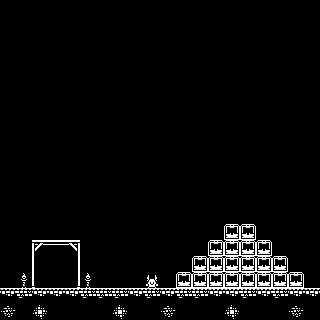

This game map was drawn from its Tiled (.tmx) file and the tilesets committed beside it. A one-line description and the full map source follow:
An orthogonal 20x20 tile map with 16x16 px tiles, 1 tile layer (Tile Layer 1).

<map version="1.10" tiledversion="1.11.0" orientation="orthogonal" renderorder="right-down" width="20" height="20" tilewidth="16" tileheight="16" infinite="0" nextlayerid="2" nextobjectid="1">
 <tileset firstgid="1" name="monochrome_tilemap_transparent_packed" tilewidth="16" tileheight="16" tilecount="400" columns="20">
  <image source="monochrome_tilemap_transparent_packed.png" width="320" height="320" />
 </tileset>
 <layer id="1" name="Tile Layer 1" width="20" height="20">
  <data encoding="csv">
0,0,0,0,0,0,0,0,0,0,0,0,0,0,0,0,0,0,0,0,
0,0,0,0,0,0,0,0,0,0,0,0,0,0,0,0,0,0,0,0,
0,0,0,0,0,0,0,0,0,0,0,0,0,0,0,0,0,0,0,0,
0,0,0,0,0,0,0,0,0,0,0,0,0,0,0,0,0,0,0,0,
0,0,0,0,0,0,0,0,0,0,0,0,0,0,0,0,0,0,0,0,
0,0,0,0,0,0,0,0,0,0,0,0,0,0,0,0,0,0,0,0,
0,0,0,0,0,0,0,0,0,0,0,0,0,0,0,0,0,0,0,0,
0,0,0,0,0,0,0,0,0,0,0,0,0,0,0,0,0,0,0,0,
0,0,0,0,0,0,0,0,0,0,0,0,0,0,0,0,0,0,0,0,
0,0,0,0,0,0,0,0,0,0,0,0,0,0,0,0,0,0,0,0,
0,0,0,0,0,0,0,0,0,0,0,0,0,0,0,0,0,0,0,0,
0,0,0,0,0,0,0,0,0,0,0,0,0,0,0,0,0,0,0,0,
0,0,0,0,0,0,0,0,0,0,0,0,0,0,0,0,0,0,0,0,
0,0,0,0,0,0,0,0,0,0,0,0,0,0,0,0,0,0,0,0,
0,0,0,0,0,0,0,0,0,0,0,0,0,0,391,391,0,0,0,0,
0,0,181,182,183,0,0,0,0,0,0,0,0,391,391,391,391,0,0,0,
0,0,201,0,203,0,0,0,0,0,0,0,391,391,391,391,391,391,0,0,
0,249,221,0,223,249,0,0,0,261,0,391,391,391,391,391,391,391,391,0,
197,277,197,197,197,277,277,277,197,277,197,277,277,197,197,277,197,277,197,197,
297,0,217,0,0,0,0,217,0,0,297,0,0,0,217,0,0,0,297,0
</data>
 </layer>
</map>
